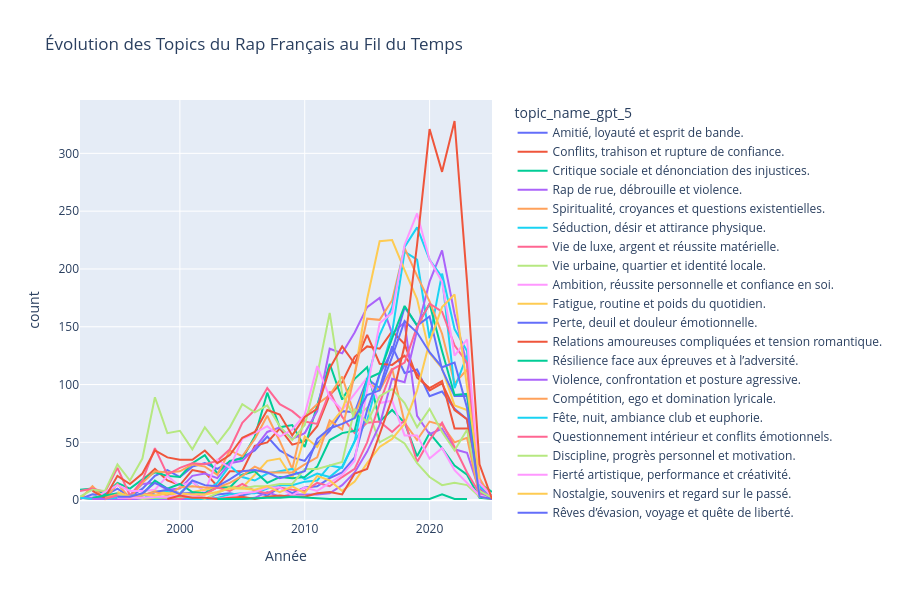

Source (notebook cell):
### Code cell
### VISUALISAtIOn


#Visualizing Topic Evolution Across Years (1999-2028)

import pandas as pd
import plotly.graph_objects as go
import plotly.express as px

def visualize_topic_evolution(merged, year_column='year'):
    """
    Create interactive time evolution visualization
    """

    

    # Group by year and topic
    topic_year = (
        merged.groupby(['year', 'topic_name_gpt_5'])
        .size()
        .reset_index(name='count')
    )
    # Calculate percentage per year
    year_totals = merged.groupby('year').size().reset_index(name='total')
    topic_year = topic_year.merge(year_totals, on='year')
    topic_year['percentage'] = (topic_year['count'] / topic_year['total']) * 100

    # Create line plot
    fig = px.line(
        topic_year,
        x='year',
        y='count',
        color='topic_name_gpt_5',
        title='Évolution des Topics du Rap Français au Fil du Temps',
        labels={
            'year': 'Année',
            'percentage': 'Pourcentage (%)',
            'topic': 'topic_name_gpt_5'
        },
        hover_data=['count']
    )

    fig.update_layout(
        height=600,
        hovermode='x unified',
        legend=dict(
            orientation="v",
            yanchor="top",
            y=1,
            xanchor="left",
            x=1.05
        )
    )

    fig.write_html('topic_evolution_over_time.html')
    fig.show()

    return topic_year

visualize_topic_evolution(merged[merged.year>1991])

### Figure 1 — Plotly figure (JSON) as saved in the notebook; plotly's stock layout.template omitted (floating-point values rounded to 4 significant figures)
{"data": [{"hovertemplate": "topic_name_gpt_5=Amitié, loyauté et esprit de bande.<br>Année=%{x}<br>count=%{y}<extra></extra>", "legendgroup": "Amitié, loyauté et esprit de bande.", "line": {"color": "#636efa", "dash": "solid"}, "marker": {"symbol": "circle"}, "mode": "lines", "name": "Amitié, loyauté et esprit de bande.", "orientation": "v", "showlegend": true, "type": "scatter", "x": [1992.0, 1993.0, 1994.0, 1995.0, 1996.0, 1997.0, 1998.0, 1999.0, 2000.0, 2001.0, 2002.0, 2003.0, 2004.0, 2005.0, 2006.0, 2007.0, 2008.0, 2009.0, 2010.0, 2011.0, 2012.0, 2013.0, 2014.0, 2015.0, 2016.0, 2017.0, 2018.0, 2019.0, 2020.0, 2021.0, 2022.0, 2023.0, 2024.0, 2025.0], "xaxis": "x", "y": [1, 5, 4, 10, 3, 10, 21, 26, 20, 29, 32, 27, 33, 37, 43, 55, 43, 37, 34, 49, 60, 77, 76, 105, 97, 133, 110, 113, 90, 94, 79, 70, 6, 1], "yaxis": "y"}, {"hovertemplate": "topic_name_gpt_5=Conflits, trahison et rupture de confiance.<br>Année=%{x}<br>count=%{y}<extra></extra>", "legendgroup": "Conflits, trahison et rupture de confiance.", "line": {"color": "#EF553B", "dash": "solid"}, "marker": {"symbol": "circle"}, "mode": "lines", "name": "Conflits, trahison et rupture de confiance.", "orientation": "v", "showlegend": true, "type": "scatter", "x": [1992.0, 1993.0, 1994.0, 1995.0, 1996.0, 1997.0, 1998.0, 1999.0, 2000.0, 2001.0, 2002.0, 2003.0, 2004.0, 2005.0, 2006.0, 2007.0, 2008.0, 2009.0, 2010.0, 2011.0, 2012.0, 2013.0, 2014.0, 2015.0, 2016.0, 2017.0, 2018.0, 2019.0, 2020.0, 2021.0, 2022.0, 2023.0, 2024.0, 2025.0], "xaxis": "x", "y": [2, 1, 3, 4, 2, 17, 27, 17, 13, 26, 24, 12, 25, 25, 47, 50, 62, 48, 51, 64, 91, 102, 124, 133, 131, 146, 135, 106, 97, 103, 62, 62, 9, 1], "yaxis": "y"}, {"hovertemplate": "topic_name_gpt_5=Critique sociale et dénonciation des injustices.<br>Année=%{x}<br>count=%{y}<extra></extra>", "legendgroup": "Critique sociale et dénonciation des injustices.", "line": {"color": "#00cc96", "dash": "solid"}, "marker": {"symbol": "circle"}, "mode": "lines", "name": "Critique sociale et dénonciation des injustices.", "orientation": "v", "showlegend": true, "type": "scatter", "x": [1992.0, 1993.0, 1994.0, 1995.0, 1996.0, 1997.0, 1998.0, 1999.0, 2000.0, 2001.0, 2002.0, 2003.0, 2004.0, 2005.0, 2006.0, 2007.0, 2008.0, 2009.0, 2010.0, 2011.0, 2012.0, 2013.0, 2014.0, 2015.0, 2016.0, 2017.0, 2018.0, 2019.0, 2020.0, 2021.0, 2022.0, 2023.0, 2024.0, 2025.0], "xaxis": "x", "y": [9, 10, 5, 15, 10, 18, 24, 21, 20, 32, 39, 23, 34, 36, 55, 93, 63, 65, 46, 82, 118, 87, 105, 115, 68, 78, 67, 38, 58, 45, 30, 22, 2, 1], "yaxis": "y"}, {"hovertemplate": "topic_name_gpt_5=Rap de rue, débrouille et violence.<br>Année=%{x}<br>count=%{y}<extra></extra>", "legendgroup": "Rap de rue, débrouille et violence.", "line": {"color": "#ab63fa", "dash": "solid"}, "marker": {"symbol": "circle"}, "mode": "lines", "name": "Rap de rue, débrouille et violence.", "orientation": "v", "showlegend": true, "type": "scatter", "x": [1992.0, 1993.0, 1994.0, 1995.0, 1996.0, 1997.0, 1998.0, 1999.0, 2000.0, 2001.0, 2002.0, 2003.0, 2004.0, 2005.0, 2006.0, 2007.0, 2008.0, 2009.0, 2010.0, 2011.0, 2012.0, 2013.0, 2014.0, 2015.0, 2016.0, 2017.0, 2018.0, 2019.0, 2020.0, 2021.0, 2022.0, 2023.0, 2024.0, 2025.0], "xaxis": "x", "y": [2, 2, 2, 3, 4, 14, 15, 9, 10, 21, 23, 19, 32, 34, 45, 59, 63, 53, 58, 77, 131, 127, 145, 167, 175, 144, 154, 73, 57, 62, 44, 41, 8, 2], "yaxis": "y"}, {"hovertemplate": "topic_name_gpt_5=Spiritualité, croyances et questions existentielles.<br>Année=%{x}<br>count=%{y}<extra></extra>", "legendgroup": "Spiritualité, croyances et questions existentielles.", "line": {"color": "#FFA15A", "dash": "solid"}, "marker": {"symbol": "circle"}, "mode": "lines", "name": "Spiritualité, croyances et questions existentielles.", "orientation": "v", "showlegend": true, "type": "scatter", "x": [1992.0, 1993.0, 1994.0, 1995.0, 1996.0, 1997.0, 1998.0, 1999.0, 2000.0, 2001.0, 2002.0, 2003.0, 2004.0, 2005.0, 2006.0, 2007.0, 2008.0, 2009.0, 2010.0, 2011.0, 2012.0, 2013.0, 2014.0, 2015.0, 2016.0, 2017.0, 2018.0, 2019.0, 2020.0, 2021.0, 2022.0, 2023.0, 2024.0, 2025.0], "xaxis": "x", "y": [1, 12, 1, 14, 2, 15, 25, 24, 25, 31, 29, 22, 43, 38, 53, 73, 51, 27, 73, 83, 91, 107, 73, 102, 95, 114, 67, 52, 68, 65, 50, 54, 3, 2], "yaxis": "y"}, {"hovertemplate": "topic_name_gpt_5=Séduction, désir et attirance physique.<br>Année=%{x}<br>count=%{y}<extra></extra>", "legendgroup": "Séduction, désir et attirance physique.", "line": {"color": "#19d3f3", "dash": "solid"}, "marker": {"symbol": "circle"}, "mode": "lines", "name": "Séduction, désir et attirance physique.", "orientation": "v", "showlegend": true, "type": "scatter", "x": [1992.0, 1993.0, 1994.0, 1995.0, 1997.0, 1998.0, 1999.0, 2000.0, 2001.0, 2002.0, 2003.0, 2004.0, 2005.0, 2006.0, 2007.0, 2008.0, 2009.0, 2010.0, 2011.0, 2012.0, 2013.0, 2014.0, 2015.0, 2016.0, 2017.0, 2018.0, 2019.0, 2020.0, 2021.0, 2022.0, 2023.0, 2024.0, 2025.0], "xaxis": "x", "y": [2, 1, 1, 1, 1, 7, 7, 6, 16, 7, 15, 30, 20, 17, 23, 25, 27, 18, 23, 20, 29, 51, 69, 109, 145, 215, 208, 140, 196, 148, 129, 10, 2], "yaxis": "y"}, {"hovertemplate": "topic_name_gpt_5=Vie de luxe, argent et réussite matérielle.<br>Année=%{x}<br>count=%{y}<extra></extra>", "legendgroup": "Vie de luxe, argent et réussite matérielle.", "line": {"color": "#FF6692", "dash": "solid"}, "marker": {"symbol": "circle"}, "mode": "lines", "name": "Vie de luxe, argent et réussite matérielle.", "orientation": "v", "showlegend": true, "type": "scatter", "x": [1992.0, 1993.0, 1994.0, 1995.0, 1996.0, 1997.0, 1998.0, 1999.0, 2000.0, 2001.0, 2002.0, 2003.0, 2004.0, 2005.0, 2006.0, 2007.0, 2008.0, 2009.0, 2010.0, 2011.0, 2012.0, 2013.0, 2014.0, 2015.0, 2016.0, 2017.0, 2018.0, 2019.0, 2020.0, 2021.0, 2022.0, 2023.0, 2024.0, 2025.0], "xaxis": "x", "y": [8, 10, 7, 28, 4, 17, 45, 22, 28, 32, 31, 34, 44, 67, 78, 97, 83, 77, 68, 66, 94, 72, 58, 67, 68, 59, 69, 33, 52, 67, 46, 24, 6, 3], "yaxis": "y"}, {"hovertemplate": "topic_name_gpt_5=Vie urbaine, quartier et identité locale.<br>Année=%{x}<br>count=%{y}<extra></extra>", "legendgroup": "Vie urbaine, quartier et identité locale.", "line": {"color": "#B6E880", "dash": "solid"}, "marker": {"symbol": "circle"}, "mode": "lines", "name": "Vie urbaine, quartier et identité locale.", "orientation": "v", "showlegend": true, "type": "scatter", "x": [1992.0, 1993.0, 1994.0, 1995.0, 1996.0, 1997.0, 1998.0, 1999.0, 2000.0, 2001.0, 2002.0, 2003.0, 2004.0, 2005.0, 2006.0, 2007.0, 2008.0, 2009.0, 2010.0, 2011.0, 2012.0, 2013.0, 2014.0, 2015.0, 2016.0, 2017.0, 2018.0, 2019.0, 2020.0, 2021.0, 2022.0, 2023.0, 2024.0, 2025.0], "xaxis": "x", "y": [3, 9, 8, 31, 17, 36, 89, 58, 60, 44, 63, 49, 63, 83, 76, 82, 64, 52, 65, 108, 162, 92, 71, 80, 50, 56, 49, 32, 20, 13, 15, 13, 3, 2], "yaxis": "y"}, {"hovertemplate": "topic_name_gpt_5=Ambition, réussite personnelle et confiance en soi.<br>Année=%{x}<br>count=%{y}<extra></extra>", "legendgroup": "Ambition, réussite personnelle et confiance en soi.", "line": {"color": "#FF97FF", "dash": "solid"}, "marker": {"symbol": "circle"}, "mode": "lines", "name": "Ambition, réussite personnelle et confiance en soi.", "orientation": "v", "showlegend": true, "type": "scatter", "x": [1993.0, 1995.0, 1996.0, 1997.0, 1998.0, 1999.0, 2000.0, 2001.0, 2002.0, 2003.0, 2004.0, 2005.0, 2006.0, 2007.0, 2008.0, 2009.0, 2010.0, 2011.0, 2012.0, 2013.0, 2014.0, 2015.0, 2016.0, 2017.0, 2018.0, 2019.0, 2020.0, 2021.0, 2022.0, 2023.0, 2024.0, 2025.0], "xaxis": "x", "y": [1, 13, 8, 8, 9, 21, 12, 16, 7, 35, 28, 53, 58, 64, 55, 61, 74, 116, 89, 78, 92, 106, 84, 86, 56, 56, 36, 45, 26, 15, 4, 2], "yaxis": "y"}, {"hovertemplate": "topic_name_gpt_5=Fatigue, routine et poids du quotidien.<br>Année=%{x}<br>count=%{y}<extra></extra>", "legendgroup": "Fatigue, routine et poids du quotidien.", "line": {"color": "#FECB52", "dash": "solid"}, "marker": {"symbol": "circle"}, "mode": "lines", "name": "Fatigue, routine et poids du quotidien.", "orientation": "v", "showlegend": true, "type": "scatter", "x": [1993.0, 1995.0, 1996.0, 1997.0, 1998.0, 1999.0, 2000.0, 2001.0, 2002.0, 2003.0, 2004.0, 2005.0, 2006.0, 2007.0, 2008.0, 2009.0, 2010.0, 2011.0, 2012.0, 2013.0, 2014.0, 2015.0, 2016.0, 2017.0, 2018.0, 2019.0, 2020.0, 2021.0, 2022.0, 2023.0, 2024.0, 2025.0], "xaxis": "x", "y": [1, 1, 1, 4, 8, 6, 3, 7, 9, 11, 12, 11, 22, 34, 36, 19, 55, 46, 65, 78, 109, 174, 224, 225, 199, 174, 127, 114, 82, 78, 3, 1], "yaxis": "y"}, {"hovertemplate": "topic_name_gpt_5=Perte, deuil et douleur émotionnelle.<br>Année=%{x}<br>count=%{y}<extra></extra>", "legendgroup": "Perte, deuil et douleur émotionnelle.", "line": {"color": "#636efa", "dash": "solid"}, "marker": {"symbol": "circle"}, "mode": "lines", "name": "Perte, deuil et douleur émotionnelle.", "orientation": "v", "showlegend": true, "type": "scatter", "x": [1993.0, 1995.0, 1996.0, 1997.0, 1998.0, 1999.0, 2000.0, 2001.0, 2002.0, 2003.0, 2004.0, 2005.0, 2006.0, 2007.0, 2008.0, 2009.0, 2010.0, 2011.0, 2012.0, 2013.0, 2014.0, 2015.0, 2016.0, 2017.0, 2018.0, 2019.0, 2020.0, 2021.0, 2022.0, 2023.0, 2024.0, 2025.0], "xaxis": "x", "y": [1, 3, 2, 4, 7, 9, 6, 6, 1, 5, 6, 4, 7, 4, 11, 6, 11, 12, 19, 24, 37, 78, 109, 129, 167, 151, 159, 113, 90, 90, 8, 1], "yaxis": "y"}, {"hovertemplate": "topic_name_gpt_5=Relations amoureuses compliquées et tension romantique.<br>Année=%{x}<br>count=%{y}<extra></extra>", "legendgroup": "Relations amoureuses compliquées et tension romantique.", "line": {"color": "#EF553B", "dash": "solid"}, "marker": {"symbol": "circle"}, "mode": "lines", "name": "Relations amoureuses compliquées et tension romantique.", "orientation": "v", "showlegend": true, "type": "scatter", "x": [1993.0, 1994.0, 1995.0, 1996.0, 1997.0, 1998.0, 1999.0, 2000.0, 2001.0, 2002.0, 2003.0, 2004.0, 2005.0, 2006.0, 2007.0, 2008.0, 2009.0, 2010.0, 2011.0, 2012.0, 2013.0, 2014.0, 2015.0, 2016.0, 2017.0, 2018.0, 2019.0, 2020.0, 2021.0, 2022.0, 2023.0, 2024.0, 2025.0], "xaxis": "x", "y": [8, 2, 21, 14, 23, 43, 37, 35, 35, 43, 32, 39, 54, 59, 78, 74, 56, 72, 79, 114, 133, 118, 143, 118, 117, 125, 109, 95, 101, 78, 70, 10, 3], "yaxis": "y"}, {"hovertemplate": "topic_name_gpt_5=Résilience face aux épreuves et à l’adversité.<br>Année=%{x}<br>count=%{y}<extra></extra>", "legendgroup": "Résilience face aux épreuves et à l’adversité.", "line": {"color": "#00cc96", "dash": "solid"}, "marker": {"symbol": "circle"}, "mode": "lines", "name": "Résilience face aux épreuves et à l’adversité.", "orientation": "v", "showlegend": true, "type": "scatter", "x": [1993.0, 1995.0, 1996.0, 1997.0, 1998.0, 1999.0, 2000.0, 2001.0, 2002.0, 2003.0, 2004.0, 2005.0, 2006.0, 2007.0, 2008.0, 2009.0, 2010.0, 2011.0, 2012.0, 2013.0, 2014.0, 2015.0, 2016.0, 2017.0, 2018.0, 2019.0, 2020.0, 2021.0, 2022.0, 2023.0, 2024.0, 2025.0], "xaxis": "x", "y": [2, 6, 3, 5, 17, 10, 14, 7, 6, 11, 11, 22, 25, 15, 20, 19, 20, 29, 52, 58, 60, 105, 110, 140, 168, 151, 170, 129, 91, 92, 15, 7], "yaxis": "y"}, {"hovertemplate": "topic_name_gpt_5=Violence, confrontation et posture agressive.<br>Année=%{x}<br>count=%{y}<extra></extra>", "legendgroup": "Violence, confrontation et posture agressive.", "line": {"color": "#ab63fa", "dash": "solid"}, "marker": {"symbol": "circle"}, "mode": "lines", "name": "Violence, confrontation et posture agressive.", "orientation": "v", "showlegend": true, "type": "scatter", "x": [1993.0, 1995.0, 2000.0, 2001.0, 2002.0, 2004.0, 2005.0, 2006.0, 2007.0, 2008.0, 2009.0, 2010.0, 2011.0, 2012.0, 2013.0, 2014.0, 2015.0, 2016.0, 2017.0, 2018.0, 2019.0, 2020.0, 2021.0, 2022.0, 2023.0, 2024.0, 2025.0], "xaxis": "x", "y": [1, 1, 1, 1, 1, 2, 1, 2, 7, 3, 5, 5, 5, 6, 13, 24, 42, 65, 105, 102, 147, 189, 216, 161, 117, 11, 2], "yaxis": "y"}, {"hovertemplate": "topic_name_gpt_5=Compétition, ego et domination lyricale.<br>Année=%{x}<br>count=%{y}<extra></extra>", "legendgroup": "Compétition, ego et domination lyricale.", "line": {"color": "#FFA15A", "dash": "solid"}, "marker": {"symbol": "circle"}, "mode": "lines", "name": "Compétition, ego et domination lyricale.", "orientation": "v", "showlegend": true, "type": "scatter", "x": [1994.0, 1995.0, 1996.0, 1997.0, 1998.0, 1999.0, 2000.0, 2001.0, 2002.0, 2003.0, 2004.0, 2005.0, 2006.0, 2007.0, 2008.0, 2009.0, 2010.0, 2011.0, 2012.0, 2013.0, 2014.0, 2015.0, 2016.0, 2017.0, 2018.0, 2019.0, 2020.0, 2021.0, 2022.0, 2023.0, 2024.0, 2025.0], "xaxis": "x", "y": [2, 5, 3, 4, 7, 4, 11, 12, 11, 11, 15, 21, 29, 24, 24, 24, 31, 37, 69, 61, 109, 157, 156, 173, 218, 194, 172, 144, 101, 113, 19, 1], "yaxis": "y"}, {"hovertemplate": "topic_name_gpt_5=Fête, nuit, ambiance club et euphorie.<br>Année=%{x}<br>count=%{y}<extra></extra>", "legendgroup": "Fête, nuit, ambiance club et euphorie.", "line": {"color": "#19d3f3", "dash": "solid"}, "marker": {"symbol": "circle"}, "mode": "lines", "name": "Fête, nuit, ambiance club et euphorie.", "orientation": "v", "showlegend": true, "type": "scatter", "x": [1994.0, 1996.0, 1997.0, 1998.0, 1999.0, 2000.0, 2001.0, 2002.0, 2003.0, 2004.0, 2005.0, 2006.0, 2007.0, 2008.0, 2009.0, 2010.0, 2011.0, 2012.0, 2013.0, 2014.0, 2015.0, 2016.0, 2017.0, 2018.0, 2019.0, 2020.0, 2021.0, 2022.0, 2023.0, 2024.0, 2025.0], "xaxis": "x", "y": [1, 4, 5, 1, 3, 3, 1, 1, 2, 5, 6, 6, 10, 13, 13, 16, 17, 30, 28, 51, 104, 143, 167, 219, 236, 208, 193, 97, 125, 12, 4], "yaxis": "y"}, {"hovertemplate": "topic_name_gpt_5=Questionnement intérieur et conflits émotionnels.<br>Année=%{x}<br>count=%{y}<extra></extra>", "legendgroup": "Questionnement intérieur et conflits émotionnels.", "line": {"color": "#FF6692", "dash": "solid"}, "marker": {"symbol": "circle"}, "mode": "lines", "name": "Questionnement intérieur et conflits émotionnels.", "orientation": "v", "showlegend": true, "type": "scatter", "x": [1994.0, 1995.0, 1996.0, 1997.0, 1999.0, 2000.0, 2001.0, 2002.0, 2003.0, 2004.0, 2005.0, 2006.0, 2007.0, 2008.0, 2009.0, 2010.0, 2011.0, 2012.0, 2013.0, 2014.0, 2015.0, 2016.0, 2017.0, 2018.0, 2019.0, 2020.0, 2021.0, 2022.0, 2023.0, 2024.0, 2025.0], "xaxis": "x", "y": [1, 4, 1, 6, 2, 1, 5, 5, 11, 8, 14, 8, 6, 11, 9, 8, 15, 12, 20, 27, 50, 84, 113, 119, 150, 170, 163, 134, 119, 15, 3], "yaxis": "y"}, {"hovertemplate": "topic_name_gpt_5=Discipline, progrès personnel et motivation.<br>Année=%{x}<br>count=%{y}<extra></extra>", "legendgroup": "Discipline, progrès personnel et motivation.", "line": {"color": "#B6E880", "dash": "solid"}, "marker": {"symbol": "circle"}, "mode": "lines", "name": "Discipline, progrès personnel et motivation.", "orientation": "v", "showlegend": true, "type": "scatter", "x": [1995.0, 1997.0, 1998.0, 1999.0, 2000.0, 2001.0, 2002.0, 2004.0, 2005.0, 2006.0, 2007.0, 2008.0, 2009.0, 2010.0, 2011.0, 2012.0, 2013.0, 2014.0, 2015.0, 2016.0, 2017.0, 2018.0, 2019.0, 2020.0, 2021.0, 2022.0, 2023.0, 2024.0, 2025.0], "xaxis": "x", "y": [5, 1, 2, 2, 3, 4, 1, 11, 10, 12, 12, 14, 14, 27, 27, 30, 33, 79, 67, 90, 96, 84, 63, 79, 59, 43, 61, 8, 2], "yaxis": "y"}, {"hovertemplate": "topic_name_gpt_5=Fierté artistique, performance et créativité.<br>Année=%{x}<br>count=%{y}<extra></extra>", "legendgroup": "Fierté artistique, performance et créativité.", "line": {"color": "#FF97FF", "dash": "solid"}, "marker": {"symbol": "circle"}, "mode": "lines", "name": "Fierté artistique, performance et créativité.", "orientation": "v", "showlegend": true, "type": "scatter", "x": [1995.0, 1996.0, 1997.0, 1998.0, 1999.0, 2000.0, 2001.0, 2002.0, 2003.0, 2004.0, 2005.0, 2006.0, 2007.0, 2008.0, 2009.0, 2010.0, 2011.0, 2012.0, 2013.0, 2014.0, 2015.0, 2016.0, 2017.0, 2018.0, 2019.0, 2020.0, 2021.0, 2022.0, 2023.0, 2024.0, 2025.0], "xaxis": "x", "y": [2, 2, 2, 3, 3, 4, 4, 2, 1, 3, 6, 7, 11, 11, 4, 11, 8, 15, 22, 34, 96, 153, 162, 221, 248, 208, 189, 125, 139, 15, 3], "yaxis": "y"}, {"hovertemplate": "topic_name_gpt_5=Nostalgie, souvenirs et regard sur le passé.<br>Année=%{x}<br>count=%{y}<extra></extra>", "legendgroup": "Nostalgie, souvenirs et regard sur le passé.", "line": {"color": "#FECB52", "dash": "solid"}, "marker": {"symbol": "circle"}, "mode": "lines", "name": "Nostalgie, souvenirs et regard sur le passé.", "orientation": "v", "showlegend": true, "type": "scatter", "x": [1995.0, 1996.0, 1997.0, 1998.0, 1999.0, 2000.0, 2001.0, 2002.0, 2003.0, 2004.0, 2005.0, 2006.0, 2007.0, 2008.0, 2009.0, 2010.0, 2011.0, 2012.0, 2013.0, 2014.0, 2015.0, 2016.0, 2017.0, 2018.0, 2019.0, 2020.0, 2021.0, 2022.0, 2023.0, 2024.0], "xaxis": "x", "y": [7, 3, 5, 4, 6, 6, 5, 5, 7, 10, 10, 9, 12, 7, 12, 6, 21, 17, 8, 16, 32, 46, 53, 66, 95, 137, 167, 178, 98, 18], "yaxis": "y"}, {"hovertemplate": "topic_name_gpt_5=Rêves d’évasion, voyage et quête de liberté.<br>Année=%{x}<br>count=%{y}<extra></extra>", "legendgroup": "Rêves d’évasion, voyage et quête de liberté.", "line": {"color": "#636efa", "dash": "solid"}, "marker": {"symbol": "circle"}, "mode": "lines", "name": "Rêves d’évasion, voyage et quête de liberté.", "orientation": "v", "showlegend": true, "type": "scatter", "x": [1995.0, 1996.0, 1997.0, 1998.0, 1999.0, 2000.0, 2001.0, 2002.0, 2003.0, 2004.0, 2005.0, 2006.0, 2007.0, 2008.0, 2009.0, 2010.0, 2011.0, 2012.0, 2013.0, 2014.0, 2015.0, 2016.0, 2017.0, 2018.0, 2019.0, 2020.0, 2021.0, 2022.0, 2023.0, 2024.0, 2025.0], "xaxis": "x", "y": [3, 3, 6, 15, 10, 5, 17, 13, 12, 18, 25, 26, 24, 19, 22, 25, 53, 62, 66, 71, 91, 95, 124, 155, 145, 128, 115, 119, 80, 3, 1], "yaxis": "y"}, {"hovertemplate": "topic_name_gpt_5=Rébellion, provocation et rejet des normes.<br>Année=%{x}<br>count=%{y}<extra></extra>", "legendgroup": "Rébellion, provocation et rejet des normes.", "line": {"color": "#EF553B", "dash": "solid"}, "marker": {"symbol": "circle"}, "mode": "lines", "name": "Rébellion, provocation et rejet des normes.", "orientation": "v", "showlegend": true, "type": "scatter", "x": [1999.0, 2000.0, 2001.0, 2002.0, 2003.0, 2004.0, 2005.0, 2006.0, 2007.0, 2008.0, 2009.0, 2010.0, 2011.0, 2012.0, 2013.0, 2014.0, 2015.0, 2016.0, 2017.0, 2018.0, 2019.0, 2020.0, 2021.0, 2022.0, 2023.0, 2024.0, 2025.0], "xaxis": "x", "y": [1, 4, 2, 2, 1, 2, 3, 1, 3, 4, 3, 3, 6, 7, 5, 23, 27, 57, 88, 134, 221, 321, 284, 328, 189, 31, 1], "yaxis": "y"}, {"hovertemplate": "topic_name_gpt_5=Vulnérabilité, chagrin d’amour et manque de l’autre.<br>Année=%{x}<br>count=%{y}<extra></extra>", "legendgroup": "Vulnérabilité, chagrin d’amour et manque de l’autre.", "line": {"color": "#00cc96", "dash": "solid"}, "marker": {"symbol": "circle"}, "mode": "lines", "name": "Vulnérabilité, chagrin d’amour et manque de l’autre.", "orientation": "v", "showlegend": true, "type": "scatter", "x": [2003.0, 2005.0, 2007.0, 2008.0, 2009.0, 2012.0, 2013.0, 2016.0, 2017.0, 2020.0, 2021.0, 2022.0, 2023.0], "xaxis": "x", "y": [1, 1, 2, 2, 3, 1, 1, 1, 1, 1, 5, 1, 1], "yaxis": "y"}, {"hovertemplate": "topic_name_gpt_5=Humour, dérision et récits volontairement absurdes.<br>Année=%{x}<br>count=%{y}<extra></extra>", "legendgroup": "Humour, dérision et récits volontairement absurdes.", "line": {"color": "#ab63fa", "dash": "solid"}, "marker": {"symbol": "circle"}, "mode": "lines", "name": "Humour, dérision et récits volontairement absurdes.", "orientation": "v", "showlegend": true, "type": "scatter", "x": [2023.0], "xaxis": "x", "y": [6], "yaxis": "y"}], "layout": {"height": 600, "hovermode": "x unified", "legend": {"orientation": "v", "title": {"text": "topic_name_gpt_5"}, "tracegroupgap": 0, "x": 1.05, "xanchor": "left", "y": 1, "yanchor": "top"}, "title": {"text": "Évolution des Topics du Rap Français au Fil du Temps"}, "xaxis": {"anchor": "y", "domain": [0, 1], "title": {"text": "Année"}}, "yaxis": {"anchor": "x", "domain": [0, 1], "title": {"text": "count"}}}}
